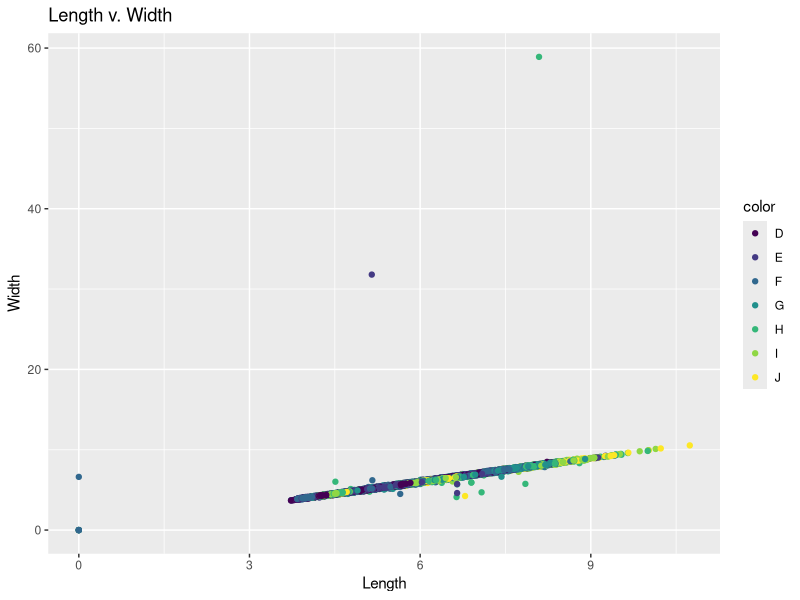
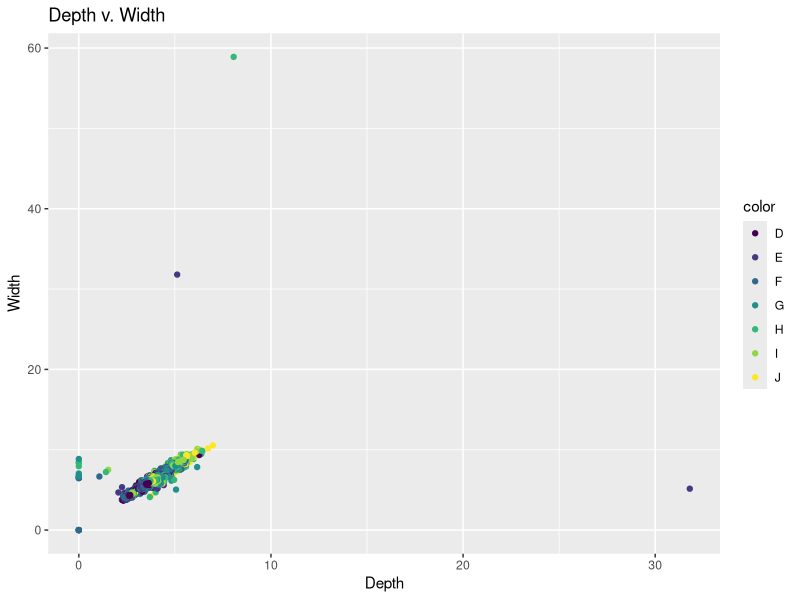
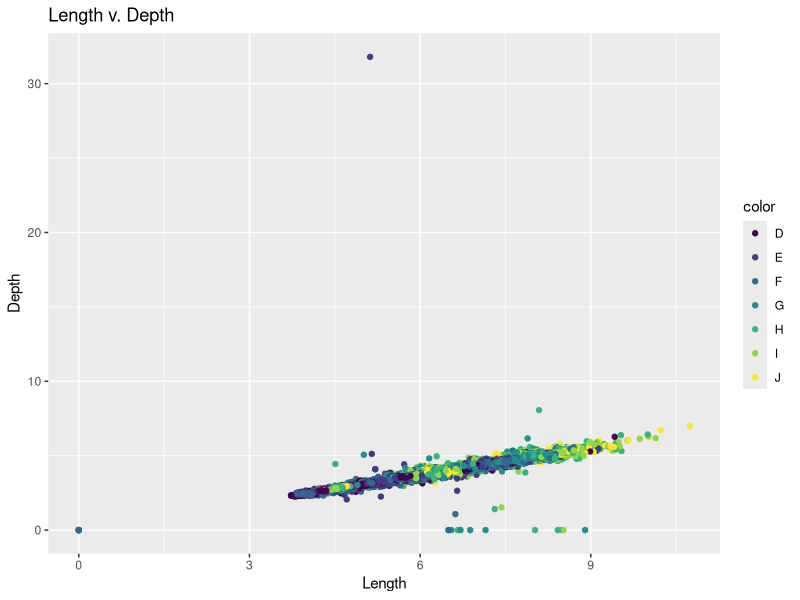
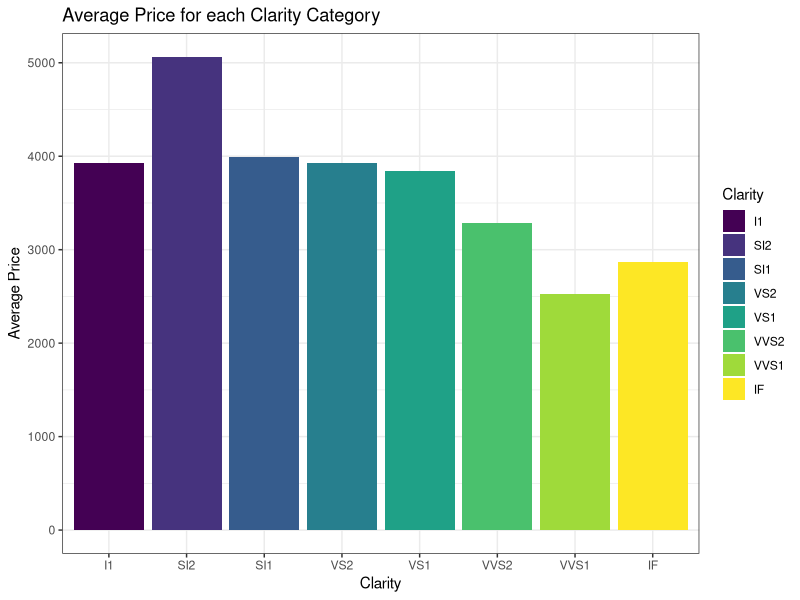
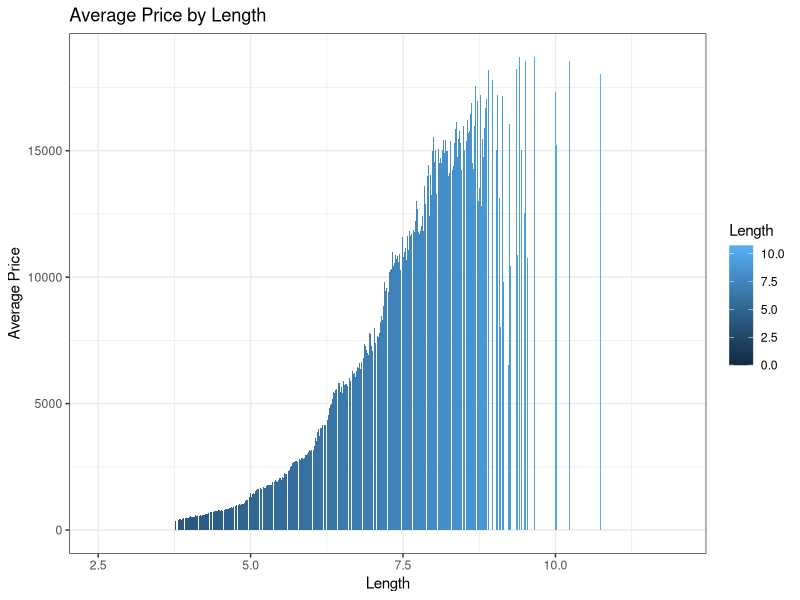
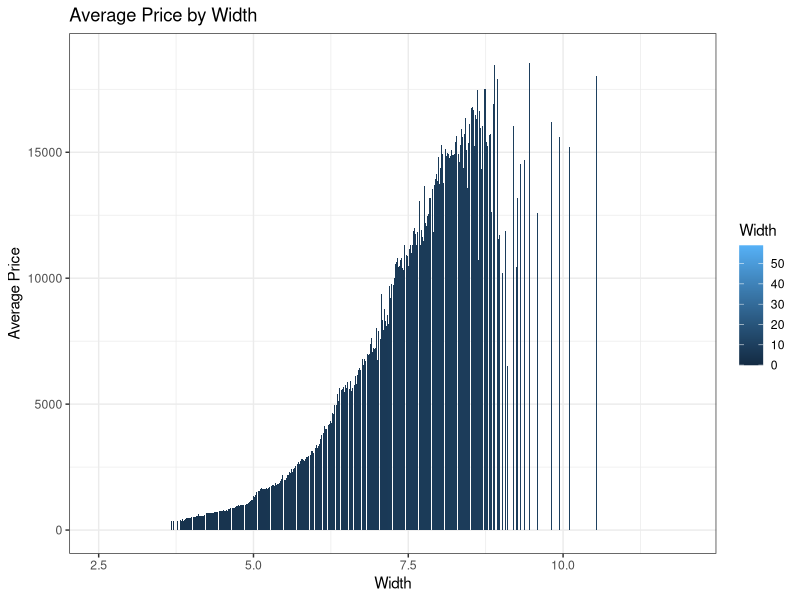
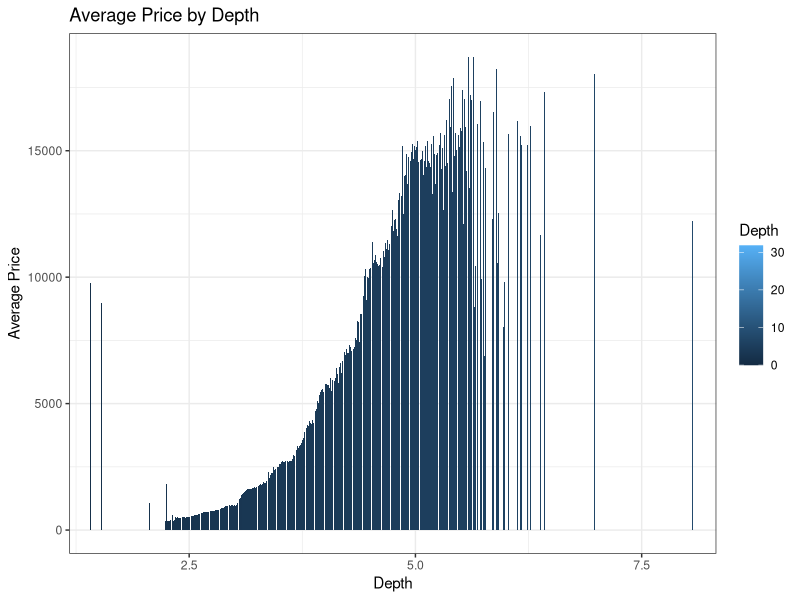
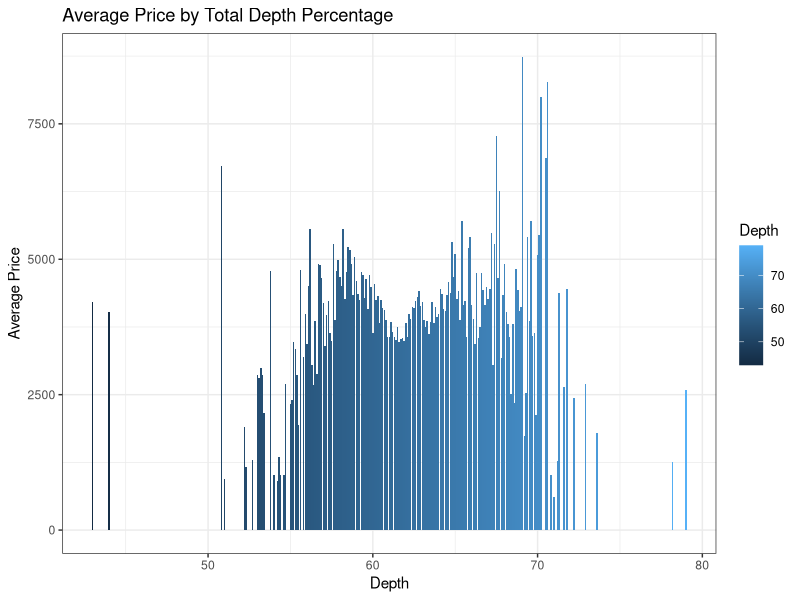

Generate these figures, in order, with R:
## ---- chunk 1

library(tidyverse)

ggplot(data = diamonds)+
  geom_point(mapping = aes( x = x, y = y, color = color))+
  labs( x = "Length",
        y = "Width",
        title = "Length v. Width")

ggplot(data = diamonds)+
  geom_point(mapping = aes( x = z, y = y, color = color))+
  labs( x = "Depth",
        y = "Width",
        title = "Depth v. Width")

ggplot(data = diamonds)+
  geom_point(mapping = aes( x = x, y = z, color = color))+
  labs( x = "Length",
        y = "Depth",
        title = "Length v. Depth")

## ---- chunk 2


dia1 <- group_by(diamonds, clarity) %>%
          summarise(mean = mean(price))

clarity <- ggplot(data = dia1)+
  geom_col(mapping = aes(x = clarity, y = mean, fill = clarity))+
  theme_bw()+
  labs(x = "Clarity",
       y = "Average Price",
       fill = "Clarity",
       title = "Average Price for each Clarity Category")

clarity


dia2 <- group_by(diamonds, carat) %>%
  summarise(mean = mean(price))

carat <- ggplot(data = dia2)+
  geom_col(mapping = aes(x = carat, y = mean, fill = carat))+
  theme_bw()+
  labs(x = "Carat",
       y = "Average Price",
       fill = "Carat",
       title = "Average Price for each Carat Category")


dia3 <- group_by(diamonds, y) %>%
  summarise(mean = mean(price))


width <- ggplot(data = dia3)+
  geom_col(mapping = aes(x = y, y = mean, fill = y))+
  theme_bw()+
  labs(x = "Width",
       y = "Average Price",
       fill = "Width",
       title = "Average Price by Width")+
  coord_cartesian(xlim = c(2.5, 12))+
  scale_x_continuous(breaks = c(2.5, 5.0, 7.5, 10.0))

dia4 <- group_by(diamonds, x) %>%
  summarise(mean = mean(price))

length <- ggplot(data = dia4)+
  geom_col(mapping = aes(x = x, y = mean, fill = x))+
  theme_bw()+
  labs(x = "Length",
       y = "Average Price",
       fill = "Length",
       title = "Average Price by Length")+
  coord_cartesian(xlim = c(2.5, 12))+
  scale_x_continuous(breaks = c(2.5, 5.0, 7.5, 10.0))

dia5 <- group_by(diamonds, z) %>%
  summarise(mean = mean(price))


depth <- ggplot(data = dia5)+
  geom_col(mapping = aes(x = z, y = mean, fill = z))+
  theme_bw()+
  labs(x = "Depth",
       y = "Average Price",
       fill = "Depth",
       title = "Average Price by Depth")+
  coord_cartesian(xlim = c(1.5,8))+
  scale_x_continuous(breaks = c(2.5, 5.0, 7.5))

dia6 <- group_by(diamonds, depth) %>%
  summarise(mean = mean(price))


tdp <- ggplot(data = dia6)+
  geom_col(mapping = aes(x = depth, y = mean, fill = depth))+
  theme_bw()+
  labs(x = "Depth",
       y = "Average Price",
       fill = "Depth",
       title = "Average Price by Total Depth Percentage")

length
width
depth
tdp


## ---- chunk 3

dia_type <- select(diamonds, carat, price) %>%
    mutate(
      type = case_when(
        price < 4000 ~ "<$4000",
        price < 8000 ~ "<$8000",
        price < 12000 ~ "<$12000",
        price > 12000 ~ ">$12000"
      )
    )


ggplot(data = dia_type)+
  geom_violin(mapping = aes(x = price, y = carat, fill = type))+
  scale_x_continuous(breaks = c(2000, 6000, 10000, 14000))+
  labs(x = "Price",
       y = "Carat",
       fill = "Type")

## ---- chunk 4

dia_typ1 <- diamonds %>%
  select (carat, price) %>%
    mutate(
        size = case_when(
            carat <= 0.4 ~ "Very Small",
            carat < 1.04 ~ "Normal",
            carat >= 1.04 ~ "Very Large"
        )
    ) %>%
  filter(size != "Normal")

ggplot(data = dia_typ1)+
  geom_violin(mapping = aes(x = size, y = price, fill = size))+
  theme_bw()+
  labs(x = "Size",
       y = "Price",
       title = "Price by Size")
  

## ---- chunk 5
ggplot(data = diamonds)+
  geom_point(mapping = aes(x = carat, y = price, color = cut))+
  labs(x = "Carat",
       y = "Price",
       color = "Cut")
